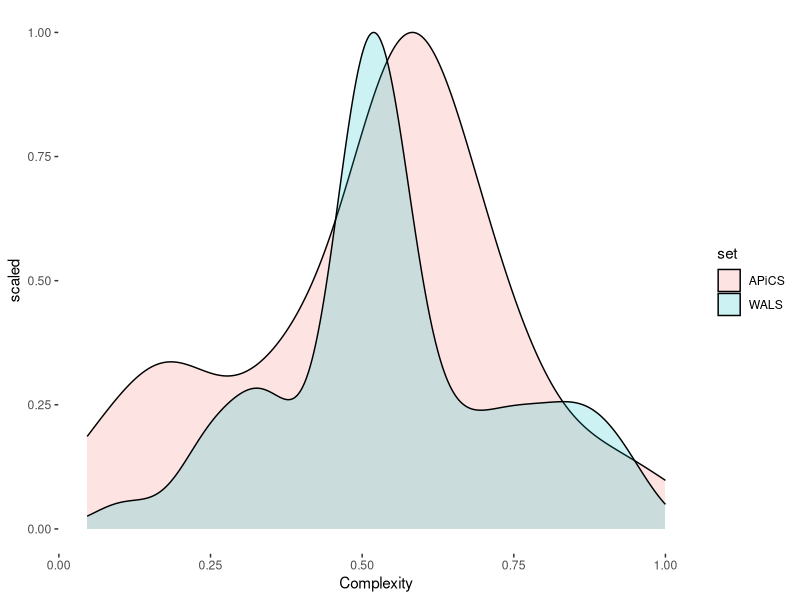
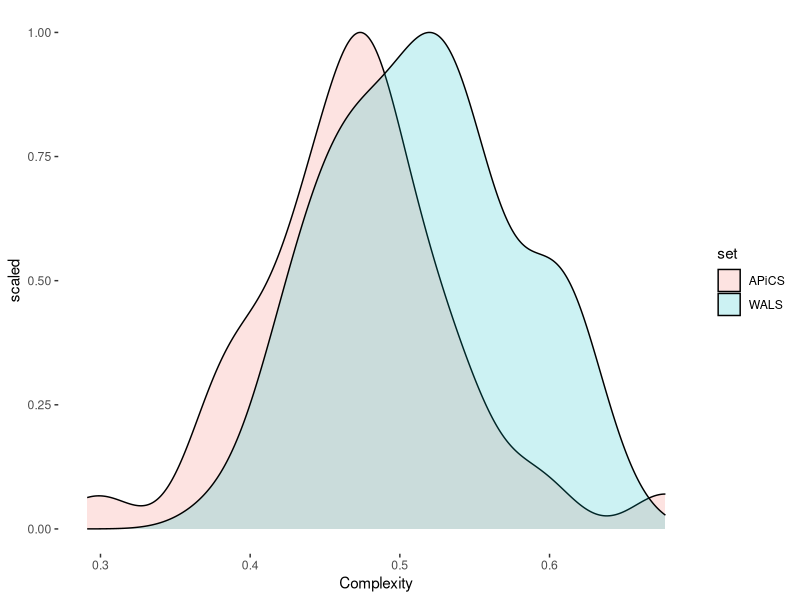
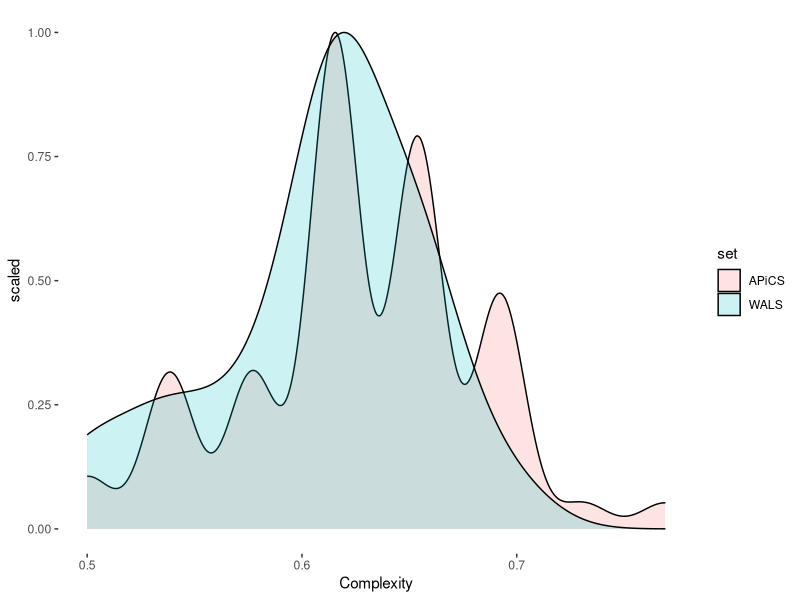
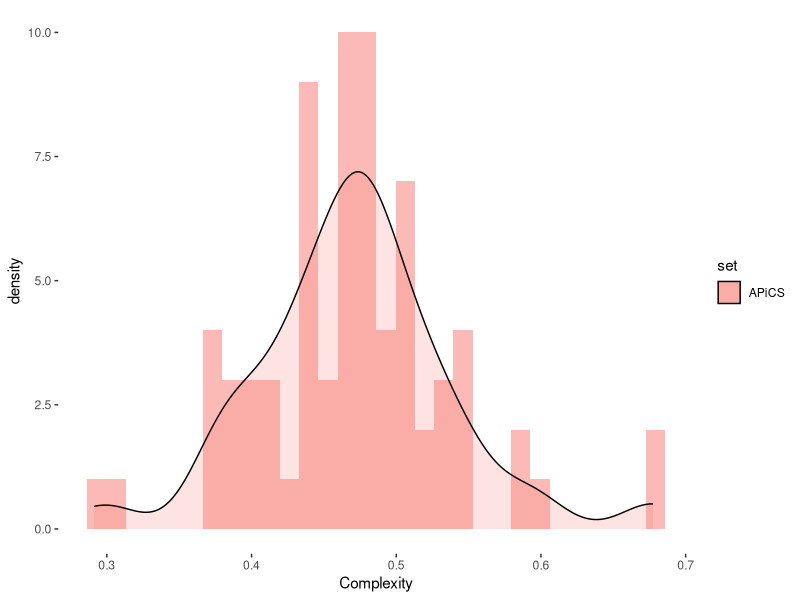
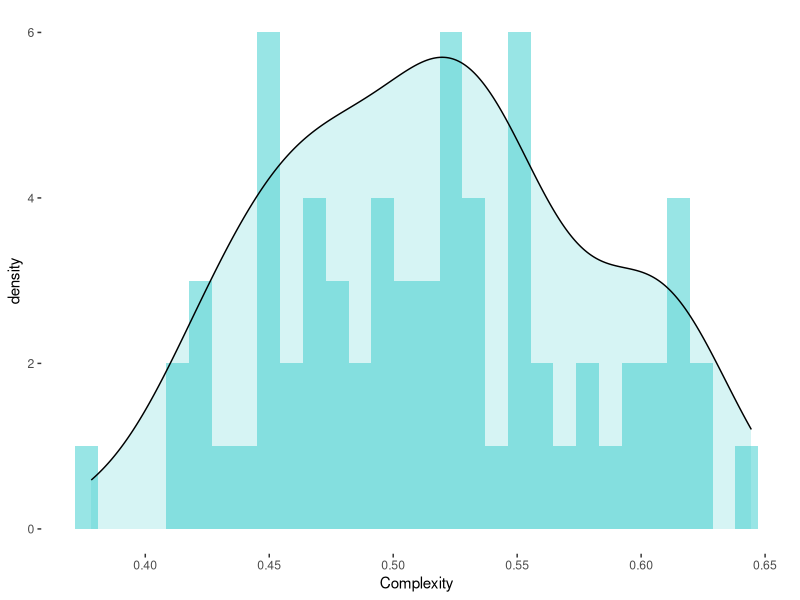

Write R code to recreate these figures, in order.
library(ggplot2)
library(plyr)
apicsFeatCompAvgs <- c( 0.666666666667,0.131578947368,0.558441558442,0.570512820513,0.315789473684,0.713333333333,0.64,0.1625,0.626582278481,0.519230769231,0.202702702703,0.530769230769,0.194444444444,0.717948717949,0.552631578947,0.16,1.0,0.910256410256,0.565789473684,0.572463768116,0.597402597403,0.881578947368,0.473684210526,0.771186440678,0.333333333333,0.623376623377,0.633333333333,0.525974025974,0.452736318408,0.6328125,0.746753246753,0.360759493671,0.689393939394,0.791139240506,0.546835443038,0.0466666666667,0.0526315789474,0.449367088608,0.394666666667,0.236842105263,0.568493150685,0.587837837838,0.651315789474,0.412280701754,0.519736842105 )
walsFeatCompAvgs <- c( 0.682724252492,0.329824561404,0.538461538462,0.55291005291,0.507735583685,0.815235008104,0.88198757764,0.243386243386,0.478225806452,0.482176360225,0.333965844402,0.551768766178,0.532536520584,0.644278606965,0.512763596004,0.10736196319,0.943674176776,0.862745098039,0.318352059925,0.515060240964,0.564449064449,0.919472913616,0.354651162791,0.779914529915,0.771717171717,0.507337526205,0.552380952381,0.511814345992,0.48309178744,0.579439252336,0.848445595855,0.478813559322,0.720238095238,0.726683937824,0.5264604811,0.366120218579,0.2525,0.479558462796,0.493162393162,0.243523316062,0.531553398058,0.524734982332,0.631147540984,0.548333333333,0.470909090909 )
apicsFeatCompAvgsDF = as.data.frame(apicsFeatCompAvgs)
walsFeatCompAvgsDF = as.data.frame(walsFeatCompAvgs)
apicsFeatCompAvgsDF$set = "APiCS"
walsFeatCompAvgsDF$set = "WALS"
apicsFeatCompAvgsDF = rename(apicsFeatCompAvgsDF, c("apicsFeatCompAvgs" = "Complexity"))
walsFeatCompAvgsDF = rename(walsFeatCompAvgsDF, c("walsFeatCompAvgs" = "Complexity"))
awFeat = rbind(apicsFeatCompAvgsDF,walsFeatCompAvgsDF)
distPlot = ggplot(awFeat, aes(Complexity, fill=set)) + geom_density(alpha=0.2, aes(y=..scaled..)) + theme(panel.grid=element_blank(), panel.background = element_blank())
ggsave("/Users/jcgood/gitrepos/complexity/featDistr.pdf", plot=distPlot)
alangcompPar <- c( 0.467741935484,0.378125,0.44623655914,0.462222222222,0.552083333333,0.413978494624,0.478125,0.405208333333,0.46875,0.5,0.429032258065,0.44623655914,0.433333333333,0.440860215054,0.451111111111,0.438888888889,0.6,0.677419354839,0.465517241379,0.446875,0.433333333333,0.494623655914,0.405376344086,0.525287356322,0.433333333333,0.436458333333,0.441666666667,0.5,0.390322580645,0.552688172043,0.484375,0.446428571429,0.408602150538,0.494623655914,0.59247311828,0.476041666667,0.46875,0.488541666667,0.532291666667,0.510752688172,0.546875,0.53125,0.545161290323,0.583333333333,0.477777777778,0.305747126437,0.373563218391,0.369791666667,0.495833333333,0.468817204301,0.483870967742,0.483870967742,0.466666666667,0.475,0.41935483871,0.510416666667,0.398888888889,0.510416666667,0.466666666667,0.477419354839,0.380952380952,0.529761904762,0.478494623656,0.509375,0.478125,0.390322580645,0.376666666667,0.472043010753,0.291111111111,0.677419354839,0.515625,0.471875,0.5125 )
wlangcompPar <- c( 0.614102564103,0.588888888889,0.6125,0.493333333333,0.521428571429,0.5,0.505208333333,0.496296296296,0.625806451613,0.479310344828,0.566666666667,0.56,0.414102564103,0.562365591398,0.429032258065,0.451282051282,0.614444444444,0.551724137931,0.546875,0.478125,0.601075268817,0.509195402299,0.535714285714,0.529487179487,0.423076923077,0.378205128205,0.524691358025,0.472619047619,0.483950617284,0.522988505747,0.411904761905,0.604597701149,0.423076923077,0.535714285714,0.547435897436,0.445977011494,0.46,0.454022988506,0.419230769231,0.472619047619,0.611827956989,0.515555555556,0.49375,0.455555555556,0.602222222222,0.547311827957,0.445555555556,0.478125,0.512820512821,0.523958333333,0.483333333333,0.528395061728,0.577380952381,0.516129032258,0.446428571429,0.524358974359,0.502469135802,0.520238095238,0.442528735632,0.596774193548,0.55119047619,0.622222222222,0.549462365591,0.47,0.541111111111,0.582716049383,0.47037037037,0.450574712644,0.644444444444 )
alangcompSyn <- c( 0.653846153846,0.576923076923,0.730769230769,0.653846153846,0.653846153846,0.615384615385,0.538461538462,0.615384615385,0.576923076923,0.615384615385,0.692307692308,0.615384615385,0.538461538462,0.692307692308,0.5,0.615384615385,0.615384615385,0.692307692308,0.615384615385,0.615384615385,0.692307692308,0.615384615385,0.653846153846,0.653846153846,0.5,0.538461538462,0.576923076923,0.615384615385,0.653846153846,0.653846153846,0.692307692308,0.653846153846,0.576923076923,0.692307692308,0.615384615385,0.615384615385,0.615384615385,0.538461538462,0.692307692308,0.653846153846,0.653846153846,0.615384615385,0.653846153846,0.653846153846,0.576923076923,0.615384615385,0.653846153846,0.769230769231,0.538461538462,0.692307692308,0.615384615385,0.615384615385,0.692307692308,0.653846153846,0.653846153846,0.576923076923,0.615384615385,0.615384615385,0.538461538462 )
wlangcompSyn <- c( 0.615384615385,0.615384615385,0.615384615385,0.5,0.615384615385,0.576923076923,0.615384615385,0.653846153846,0.615384615385,0.692307692308,0.615384615385,0.653846153846,0.538461538462,0.5,0.538461538462,0.538461538462,0.615384615385,0.653846153846,0.5,0.615384615385,0.538461538462,0.615384615385,0.653846153846,0.653846153846,0.653846153846,0.615384615385,0.653846153846,0.653846153846,0.615384615385,0.615384615385,0.653846153846,0.576923076923,0.576923076923,0.576923076923,0.615384615385,0.692307692308,0.653846153846,0.615384615385,0.615384615385,0.615384615385 )
alangcompParDF = as.data.frame(alangcompPar)
wlangcompParDF = as.data.frame(wlangcompPar)
alangcompSynDF = as.data.frame(alangcompSyn)
wlangcompSynDF = as.data.frame(wlangcompSyn)
alangcompParDF$set = "APiCS"
alangcompSynDF$set = "APiCS"
wlangcompParDF$set = "WALS"
wlangcompSynDF$set = "WALS"
alangcompParDF = rename(alangcompParDF, c("alangcompPar" = "Complexity"))
alangcompSynDF = rename(alangcompSynDF, c("alangcompSyn" = "Complexity"))
wlangcompParDF = rename(wlangcompParDF, c("wlangcompPar" = "Complexity"))
wlangcompSynDF = rename(wlangcompSynDF, c("wlangcompSyn" = "Complexity"))
awPar = rbind(alangcompParDF,wlangcompParDF)
awSyn = rbind(alangcompSynDF,wlangcompSynDF)
parPlot = ggplot(awPar, aes(Complexity, fill=set)) + geom_density(alpha=0.2, aes(y=..scaled..)) + theme(panel.grid=element_blank(), panel.background = element_blank())
synPlot = ggplot(awSyn, aes(Complexity, fill=set)) + geom_density(alpha=0.2, aes(y=..scaled..)) + theme(panel.grid=element_blank(), panel.background = element_blank())
ggsave("/Users/jcgood/gitrepos/complexity/parDistr.pdf", plot=parPlot)
ggsave("/Users/jcgood/gitrepos/complexity/synDistr.pdf", plot=synPlot)
aParHist = ggplot(alangcompParDF,aes(Complexity, fill=set)) + geom_histogram(alpha=0.5) + geom_density(alpha=.2) + theme(panel.grid=element_blank(), panel.background = element_blank())
wParHist = ggplot(wlangcompParDF,aes(Complexity, fill=set)) + geom_histogram(alpha=0.5, fill="#33CCCC") + geom_density(alpha=.2, fill="#33CCCC") + theme(panel.grid=element_blank(), panel.background = element_blank())
ggsave("/Users/jcgood/gitrepos/complexity/aParHist.pdf", plot=aParHist)
ggsave("/Users/jcgood/gitrepos/complexity/wParHist.pdf", plot=wParHist)
